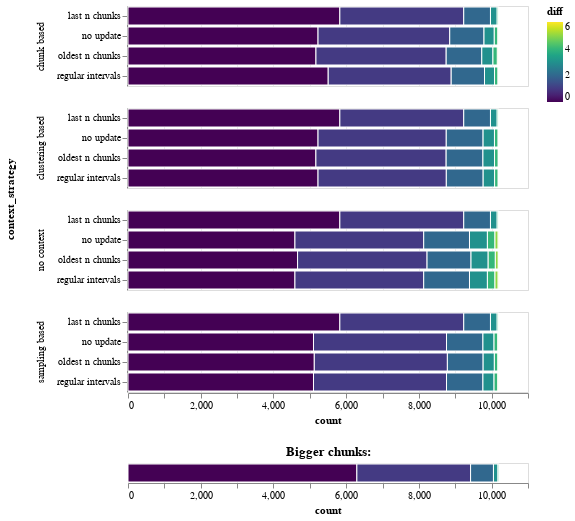

Write notebook code for a chart like this one.
### Markdown cell above
### DOI accuracy per item

### Code cell
from config import *
import pandas as pd
import altair as alt
from database import ID, DOI


id = ID.lower()
doi = DOI.lower()
gt = pd.read_csv(f"{path}/doi/__ground_truth__.csv")
gt_bin_labels = get_doi_bins_df(gt, with_labels=True)[1]

available_test_cases = os.listdir(f"{path}/doi")
results = pd.DataFrame()

# compute the overlap between the two 
for c_strat in context_strategies:
  for u_strat in update_strategies:
    # check if that test case exists
    test_case = f"{c_strat[0]}-{u_strat[0]}.csv"
    if test_case not in available_test_cases:
      continue

    # read the benchmark results
    df = pd.read_csv(f"{path}/doi/{test_case}")
    bin_labels = get_doi_bins_df(df, True)[1]

    diff = get_doi_bin_error_df(gt_bin_labels, bin_labels)
    diff["context_strategy"] = c_strat[0]
    diff["update_strategy"] = u_strat[0]    
    
    results = results.append(diff)

strategies_chart = alt.Chart(results).mark_bar().encode(
  x="count:Q",
  y=alt.Y("update_strategy:N", title=None),
  row="context_strategy:N",
  stroke={"value": "#fff"},
  color=alt.Color("diff:Q", scale=alt.Scale(scheme='viridis')),
  tooltip=["diff", "count"],
)

bigger_chunks_df = pd.read_csv(f"{path}/doi/__bigger_chunks__.csv")
bigger_chunks_bins = get_doi_bins_df(bigger_chunks_df, with_labels=True)

doi_bin_error_df = get_doi_bin_error_df(bigger_chunks_bins[1], gt_bin_labels)

bigger_chunks_chart = alt.Chart(doi_bin_error_df).mark_bar().encode(
  x="count:Q",
  stroke={"value": "#fff"},
  color=alt.Color("diff:Q", scale=alt.Scale(scheme='viridis')),
  tooltip=["diff", "count"],
).properties(
  title="Bigger chunks:"
)

print("doi accuracy per item:")
alt.vconcat(strategies_chart, bigger_chunks_chart)

### Figure 1 — Vega-Lite specification as saved in the notebook (floating-point values rounded to 4 significant figures)
{"config": {"view": {"continuousWidth": 400, "continuousHeight": 300}}, "vconcat": [{"data": {"name": "data-a3a98dcd2922adc3d8d08b6f66d1752f"}, "mark": "bar", "encoding": {"color": {"field": "diff", "scale": {"scheme": "viridis"}, "type": "quantitative"}, "row": {"field": "context_strategy", "type": "nominal"}, "stroke": {"value": "#fff"}, "tooltip": [{"field": "diff", "type": "quantitative"}, {"field": "count", "type": "quantitative"}], "x": {"field": "count", "type": "quantitative"}, "y": {"field": "update_strategy", "title": null, "type": "nominal"}}}, {"data": {"name": "data-b0cd87b7664ade961dc22301e4c49c78"}, "mark": "bar", "encoding": {"color": {"field": "diff", "scale": {"scheme": "viridis"}, "type": "quantitative"}, "stroke": {"value": "#fff"}, "tooltip": [{"field": "diff", "type": "quantitative"}, {"field": "count", "type": "quantitative"}], "x": {"field": "count", "type": "quantitative"}}, "title": "Bigger chunks:"}], "$schema": "https://vega.github.io/schema/vega-lite/v4.17.0.json", "datasets": {"data-a3a98dcd2922adc3d8d08b6f66d1752f": [{"diff": 0, "count": 4591, "context_strategy": "no context", "update_strategy": "no update"}, {"diff": 1, "count": 3541, "context_strategy": "no context", "update_strategy": "no update"}, {"diff": 2, "count": 1259, "context_strategy": "no context", "update_strategy": "no update"}, {"diff": 3, "count": 493, "context_strategy": "no context", "update_strategy": "no update"}, {"diff": 4, "count": 208, "context_strategy": "no context", "update_strategy": "no update"}, {"diff": 5, "count": 88, "context_strategy": "no context", "update_strategy": "no update"}, {"diff": 6, "count": 20, "context_strategy": "no context", "update_strategy": "no update"}, {"diff": 0, "count": 4663, "context_strategy": "no context", "update_strategy": "oldest n chunks"}, {"diff": 1, "count": 3561, "context_strategy": "no context", "update_strategy": "oldest n chunks"}, {"diff": 2, "count": 1209, "context_strategy": "no context", "update_strategy": "oldest n chunks"}, {"diff": 3, "count": 472, "context_strategy": "no context", "update_strategy": "oldest n chunks"}, {"diff": 4, "count": 197, "context_strategy": "no context", "update_strategy": "oldest n chunks"}, {"diff": 5, "count": 81, "context_strategy": "no context", "update_strategy": "oldest n chunks"}, {"diff": 6, "count": 17, "context_strategy": "no context", "update_strategy": "oldest n chunks"}, {"diff": 0, "count": 5826, "context_strategy": "no context", "update_strategy": "last n chunks"}, {"diff": 1, "count": 3407, "context_strategy": "no context", "update_strategy": "last n chunks"}, {"diff": 2, "count": 735, "context_strategy": "no context", "update_strategy": "last n chunks"}, {"diff": 3, "count": 185, "context_strategy": "no context", "update_strategy": "last n chunks"}, {"diff": 4, "count": 43, "context_strategy": "no context", "update_strategy": "last n chunks"}, {"diff": 5, "count": 4, "context_strategy": "no context", "update_strategy": "last n chunks"}, {"diff": 0, "count": 4591, "context_strategy": "no context", "update_strategy": "regular intervals"}, {"diff": 1, "count": 3541, "context_strategy": "no context", "update_strategy": "regular intervals"}, {"diff": 2, "count": 1259, "context_strategy": "no context", "update_strategy": "regular intervals"}, {"diff": 3, "count": 493, "context_strategy": "no context", "update_strategy": "regular intervals"}, {"diff": 4, "count": 208, "context_strategy": "no context", "update_strategy": "regular intervals"}, {"diff": 5, "count": 88, "context_strategy": "no context", "update_strategy": "regular intervals"}, {"diff": 6, "count": 20, "context_strategy": "no context", "update_strategy": "regular intervals"}, {"diff": 0, "count": 5226, "context_strategy": "chunk based", "update_strategy": "no update"}, {"diff": 1, "count": 3622, "context_strategy": "chunk based", "update_strategy": "no update"}, {"diff": 2, "count": 942, "context_strategy": "chunk based", "update_strategy": "no update"}, {"diff": 3, "count": 283, "context_strategy": "chunk based", "update_strategy": "no update"}, {"diff": 4, "count": 100, "context_strategy": "chunk based", "update_strategy": "no update"}, {"diff": 5, "count": 24, "context_strategy": "chunk based", "update_strategy": "no update"}, {"diff": 6, "count": 3, "context_strategy": "chunk based", "update_strategy": "no update"}, {"diff": 0, "count": 5169, "context_strategy": "chunk based", "update_strategy": "oldest n chunks"}, {"diff": 1, "count": 3581, "context_strategy": "chunk based", "update_strategy": "oldest n chunks"}, {"diff": 2, "count": 979, "context_strategy": "chunk based", "update_strategy": "oldest n chunks"}, {"diff": 3, "count": 307, "context_strategy": "chunk based", "update_strategy": "oldest n chunks"}, {"diff": 4, "count": 121, "context_strategy": "chunk based", "update_strategy": "oldest n chunks"}, {"diff": 5, "count": 36, "context_strategy": "chunk based", "update_strategy": "oldest n chunks"}, {"diff": 6, "count": 7, "context_strategy": "chunk based", "update_strategy": "oldest n chunks"}, {"diff": 0, "count": 5826, "context_strategy": "chunk based", "update_strategy": "last n chunks"}, {"diff": 1, "count": 3407, "context_strategy": "chunk based", "update_strategy": "last n chunks"}, {"diff": 2, "count": 735, "context_strategy": "chunk based", "update_strategy": "last n chunks"}, {"diff": 3, "count": 185, "context_strategy": "chunk based", "update_strategy": "last n chunks"}, {"diff": 4, "count": 43, "context_strategy": "chunk based", "update_strategy": "last n chunks"}, {"diff": 5, "count": 4, "context_strategy": "chunk based", "update_strategy": "last n chunks"}, {"diff": 0, "count": 5506, "context_strategy": "chunk based", "update_strategy": "regular intervals"}, {"diff": 1, "count": 3382, "context_strategy": "chunk based", "update_strategy": "regular intervals"}, {"diff": 2, "count": 916, "context_strategy": "chunk based", "update_strategy": "regular intervals"}, {"diff": 3, "count": 276, "context_strategy": "chunk based", "update_strategy": "regular intervals"}, {"diff": 4, "count": 96, "context_strategy": "chunk based", "update_strategy": "regular intervals"}, {"diff": 5, "count": 22, "context_strategy": "chunk based", "update_strategy": "regular intervals"}, {"diff": 6, "count": 2, "context_strategy": "chunk based", "update_strategy": "regular intervals"}, {"diff": 0, "count": 5101, "context_strategy": "sampling based", "update_strategy": "no update"}, {"diff": 1, "count": 3658, "context_strategy": "sampling based", "update_strategy": "no update"}, {"diff": 2, "count": 1002, "context_strategy": "sampling based", "update_strategy": "no update"}, {"diff": 3, "count": 305, "context_strategy": "sampling based", "update_strategy": "no update"}, {"diff": 4, "count": 105, "context_strategy": "sampling based", "update_strategy": "no update"}, {"diff": 5, "count": 27, "context_strategy": "sampling based", "update_strategy": "no update"}, {"diff": 6, "count": 2, "context_strategy": "sampling based", "update_strategy": "no update"}, {"diff": 0, "count": 5123, "context_strategy": "sampling based", "update_strategy": "oldest n chunks"}, {"diff": 1, "count": 3660, "context_strategy": "sampling based", "update_strategy": "oldest n chunks"}, {"diff": 2, "count": 983, "context_strategy": "sampling based", "update_strategy": "oldest n chunks"}, {"diff": 3, "count": 309, "context_strategy": "sampling based", "update_strategy": "oldest n chunks"}, {"diff": 4, "count": 98, "context_strategy": "sampling based", "update_strategy": "oldest n chunks"}, {"diff": 5, "count": 25, "context_strategy": "sampling based", "update_strategy": "oldest n chunks"}, {"diff": 6, "count": 2, "context_strategy": "sampling based", "update_strategy": "oldest n chunks"}, {"diff": 0, "count": 5826, "context_strategy": "sampling based", "update_strategy": "last n chunks"}, {"diff": 1, "count": 3407, "context_strategy": "sampling based", "update_strategy": "last n chunks"}, {"diff": 2, "count": 735, "context_strategy": "sampling based", "update_strategy": "last n chunks"}, {"diff": 3, "count": 185, "context_strategy": "sampling based", "update_strategy": "last n chunks"}, {"diff": 4, "count": 43, "context_strategy": "sampling based", "update_strategy": "last n chunks"}, {"diff": 5, "count": 4, "context_strategy": "sampling based", "update_strategy": "last n chunks"}, {"diff": 0, "count": 5101, "context_strategy": "sampling based", "update_strategy": "regular intervals"}, {"diff": 1, "count": 3658, "context_strategy": "sampling based", "update_strategy": "regular intervals"}, {"diff": 2, "count": 1002, "context_strategy": "sampling based", "update_strategy": "regular intervals"}, {"diff": 3, "count": 305, "context_strategy": "sampling based", "update_strategy": "regular intervals"}, {"diff": 4, "count": 105, "context_strategy": "sampling based", "update_strategy": "regular intervals"}, {"diff": 5, "count": 27, "context_strategy": "sampling based", "update_strategy": "regular intervals"}, {"diff": 6, "count": 2, "context_strategy": "sampling based", "update_strategy": "regular intervals"}, {"diff": 0, "count": 5226, "context_strategy": "clustering based", "update_strategy": "no update"}, {"diff": 1, "count": 3526, "context_strategy": "clustering based", "update_strategy": "no update"}, {"diff": 2, "count": 1013, "context_strategy": "clustering based", "update_strategy": "no update"}, {"diff": 3, "count": 313, "context_strategy": "clustering based", "update_strategy": "no update"}, {"diff": 4, "count": 101, "context_strategy": "clustering based", "update_strategy": "no update"}, {"diff": 5, "count": 20, "context_strategy": "clustering based", "update_strategy": "no update"}, {"diff": 6, "count": 1, "context_strategy": "clustering based", "update_strategy": "no update"}, {"diff": 0, "count": 5167, "context_strategy": "clustering based", "update_strategy": "oldest n chunks"}, {"diff": 1, "count": 3582, "context_strategy": "clustering based", "update_strategy": "oldest n chunks"}, {"diff": 2, "count": 1012, "context_strategy": "clustering based", "update_strategy": "oldest n chunks"}, {"diff": 3, "count": 319, "context_strategy": "clustering based", "update_strategy": "oldest n chunks"}, {"diff": 4, "count": 102, "context_strategy": "clustering based", "update_strategy": "oldest n chunks"}, {"diff": 5, "count": 17, "context_strategy": "clustering based", "update_strategy": "oldest n chunks"}, {"diff": 6, "count": 1, "context_strategy": "clustering based", "update_strategy": "oldest n chunks"}, {"diff": 0, "count": 5826, "context_strategy": "clustering based", "update_strategy": "last n chunks"}, {"diff": 1, "count": 3407, "context_strategy": "clustering based", "update_strategy": "last n chunks"}, {"diff": 2, "count": 735, "context_strategy": "clustering based", "update_strategy": "last n chunks"}, {"diff": 3, "count": 185, "context_strategy": "clustering based", "update_strategy": "last n chunks"}, {"diff": 4, "count": 43, "context_strategy": "clustering based", "update_strategy": "last n chunks"}, {"diff": 5, "count": 4, "context_strategy": "clustering based", "update_strategy": "last n chunks"}, {"diff": 0, "count": 5226, "context_strategy": "clustering based", "update_strategy": "regular intervals"}, {"diff": 1, "count": 3528, "context_strategy": "clustering based", "update_strategy": "regular intervals"}, {"diff": 2, "count": 1013, "context_strategy": "clustering based", "update_strategy": "regular intervals"}, {"diff": 3, "count": 315, "context_strategy": "clustering based", "update_strategy": "regular intervals"}, {"diff": 4, "count": 99, "context_strategy": "clustering based", "update_strategy": "regular intervals"}, {"diff": 5, "count": 18, "context_strategy": "clustering based", "update_strategy": "regular intervals"}, {"diff": 6, "count": 1, "context_strategy": "clustering based", "update_strategy": "regular intervals"}], "data-b0cd87b7664ade961dc22301e4c49c78": [{"diff": 0, "count": 6294}, {"diff": 1, "count": 3127}, {"diff": 2, "count": 629}, {"diff": 3, "count": 125}, {"diff": 4, "count": 25}]}}
